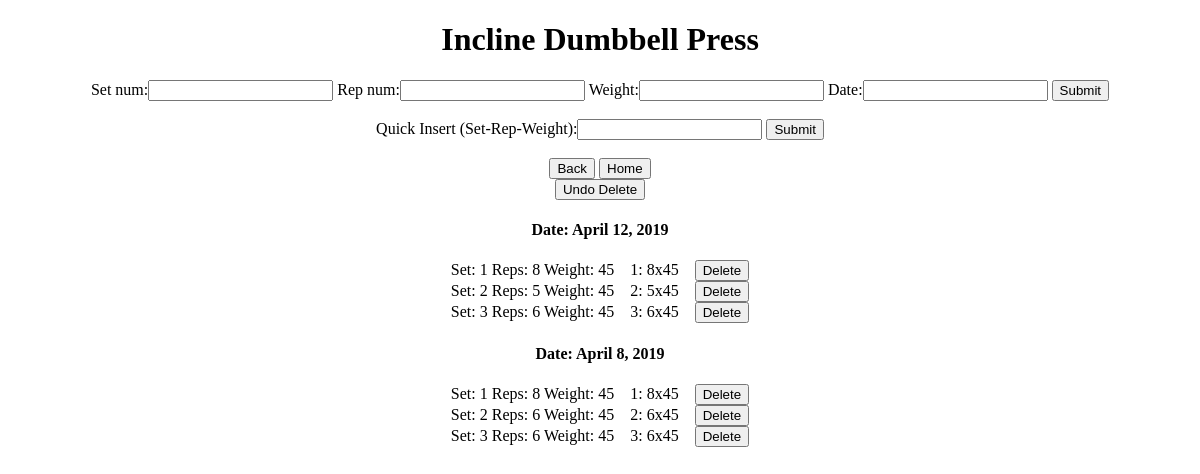
Screenshot of /workout/Incline Dumbbell Press with the database file from the repository.
### myapp/models.py (models this page shows)
class workout(models.Model):
    workout_name = models.CharField(max_length=250, unique=True)
    day = models.ForeignKey(day, on_delete=models.CASCADE)

class info(models.Model):
    workout = models.ForeignKey(workout, on_delete=models.CASCADE)
    set_num = models.IntegerField()
    rep_num = models.IntegerField()
    weight = models.IntegerField()
    date = models.DateField()
    deleted = models.BooleanField(default=False)
    time_modified = models.DateTimeField(auto_now=True)

### myapp/views.py (the view, shortened to what this page needs)
# urls.py: path('workout/<name>', views.generic_workout),
def generic_workout(request, name='dumbell_press'):
        current_workout_instance = workout.objects.get(workout_name = name)
        current_day_name = current_workout_instance.day.day_name
        quick_insert_form = QuickInsertForm
        info_form = InfoForm()
        workouts_completed = info.objects.filter(workout = current_workout_instance, deleted = False).order_by('-date', 'set_num', '-weight')
        format = {}
        for item in workouts_completed:
                if item.date in format.keys():
                        format[item.date].append(item)
                if item.date not in format.keys():
                        format[item.date] = [item]
        context = {'quick_insert_form': quick_insert_form, 'format': format, 'info_form': info_form, 'workouts_completed': workouts_completed, 'name': name, 'current_day_name': current_day_name}
        return render(request, 'myapp/generic_workout.html', context)

### myapp/forms.py
class InfoForm(forms.ModelForm):
    class Meta:
        model = models.info
        fields = ['set_num', 'rep_num', 'weight', 'date']

### myapp/templates/myapp/generic_workout.html (shortened to what this page needs)
{% load static %}
<!DOCTYPE html>
    <head>
        <link rel="stylesheet" href="https://cdnjs.cloudflare.com/ajax/libs/datepicker/0.6.5/datepicker.min.css" />
        <link rel="stylesheet" type="text/css" href="{% static 'myapp/generic_workout_style.css' %}">
    </head>
    <body>
        <h1> {{ name }} </h1>
        <form method = "POST" id= 'add_info_rec'>
          {{ info_form }}
          <button form = 'add_info_rec' type= "submit"> Submit </button>
        </form>
        <br>
        <form method ="POST">
          {{ quick_insert_form }}
          <button type= "submit"> Submit </button>
        </form>
        <br>
        <button form = 'Back' type = submit>Back</button>
        <button form = 'Home' type = submit>Home</button>
        <br>
        <button form ='Undo' type="submit" name="undo" value='{{name}}'> Undo Delete </button>
        {% for date, list_of_info_rec in format.items %}
          <h4> Date: {{date}} </h4>
          {% for info_rec in list_of_info_rec %}
            Set: {{ info_rec.set_num }}
            Reps: {{ info_rec.rep_num }}
            Weight: {{ info_rec.weight }}
                <div class = 'quick_read_format'>
                  <label>{{ info_rec.set_num }}: {{ info_rec.rep_num }}x{{ info_rec.weight }}</label>
                </div>
                <div class='delete_button'>
                  <button form ='delete_info_rec' type="submit" name="delete" value="{{ info_rec.id }}"> Delete </button>
                </div>
            <br>
          {% endfor %}
        {% endfor %}
    </body>
</html>

### myapp/static/myapp/generic_workout_style.css (style rules this page uses)
* { text-align: center; }
.quick_read_format { display: inline; padding-left: 1%; }
.quick_read_format label { color: black(223, 0, 0); }
html, body { height: 100%; }
body { margin: 0; background-image: url(https://www.serviceseeking.com.au/blog/wp-content/uploads/2018/07/cool-background-2.png); background-size: cover; background-position: center center; background-blend-mode: color; background-attachment: fixed; }
.delete_button { display: inline; padding-left: 1%; }

### rows the page displays
workout: workout_name "Incline Dumbbell Press"
info: date "April 12, 2019", set_num "1", rep_num "8", weight "45", {{ info_rec.id }} 26 (drawn)
info: set_num "2", rep_num "5", weight "45", {{ info_rec.id }} 27 (drawn)
info: set_num "3", rep_num "6", weight "45", {{ info_rec.id }} 29 (drawn)
info: date "April 8, 2019", set_num "1", rep_num "8", weight "45", {{ info_rec.id }} 9 (drawn)
info: set_num "2", rep_num "6", weight "45", {{ info_rec.id }} 10 (drawn)
info: set_num "3", rep_num "6", weight "45", {{ info_rec.id }} 11 (drawn)
